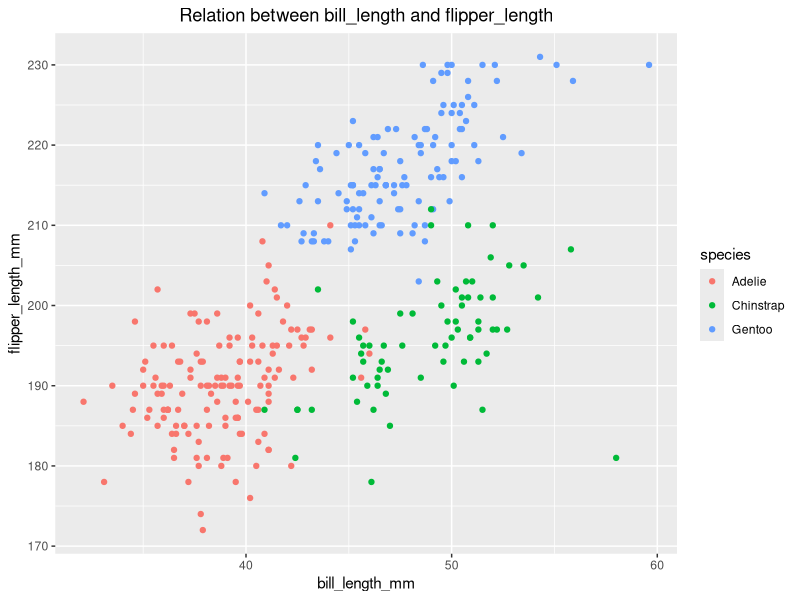
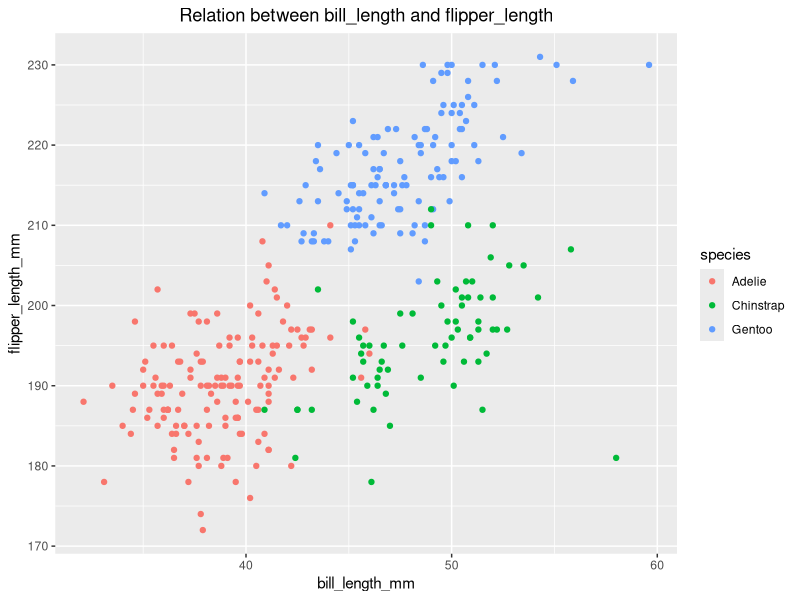

Here is the R script that generated these plots, in order:
## ---- chunk 1
library(tidyverse)
library(palmerpenguins)
## ---- chunk 2
datatypes_df <-
  tibble(
    num_vec = rnorm(10,0,1), # numeric variable
    logic_vec = num_vec > 0, # logical variable
    char_vec = c("Stephen","Durant","James","Klay","CP3","Davis","Giannis","Joker","Harden","Irving"), # character variable
    factor_vec = factor(c("S","S","A","A","B","A","S","A","S","A"), levels = c("B","A","S")) # factor variables and order them
  )
## ---- chunk 3
library(tidyverse)
mean(pull(datatypes_df, 1)) # try the mean for numeric variable
mean(pull(datatypes_df, 2)) # try the mean for logical variable
mean(pull(datatypes_df, 3)) # try the mean for character variable
mean(pull(datatypes_df, 4)) # try the mean for factor variable
## ---- chunk 4
as.numeric(pull(datatypes_df,2))
as.numeric(pull(datatypes_df,3))
as.numeric(pull(datatypes_df,4))
## ---- chunk 5
data("penguins", package = "palmerpenguins")
## ---- chunk 6
head(penguins,5)
penguins = drop_na(penguins)
## ---- chunk 7
ggplot(data = penguins, aes(x = bill_length_mm, y = flipper_length_mm, color = species)) + geom_point() + 
  ggtitle("Relation between bill_length and flipper_length") + 
  theme(plot.title = element_text(hjust = 0.5))

ggsave("./plots.pdf", height = 7, width = 8)
